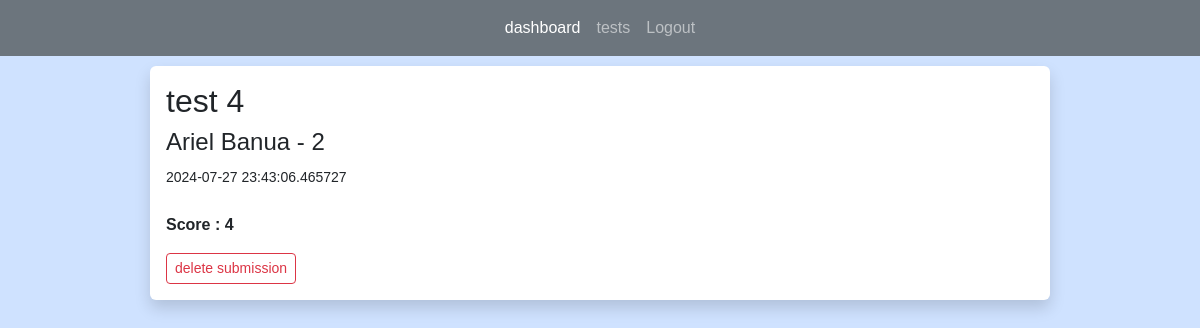
Before: /tests/3/submission/3 (signed in) with the older database file.
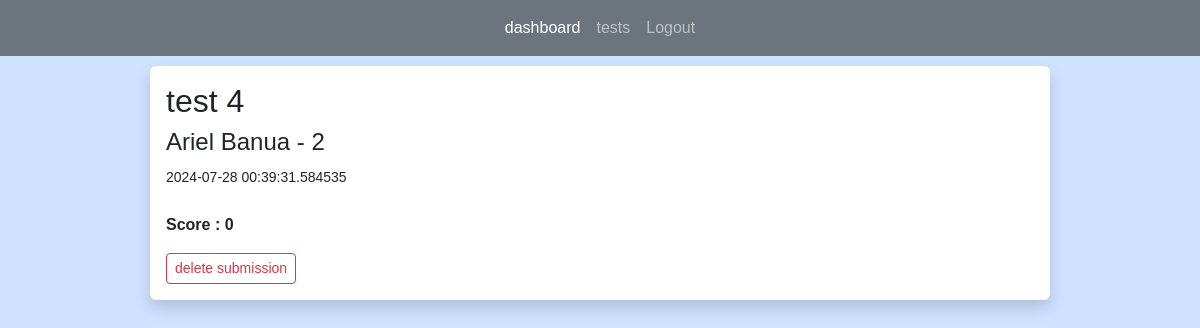
After: the same page with the newer database file.
### app.py (models this page shows)
class Tests(db.Model):
    test_id = db.Column(db.Integer, primary_key=True)
    title = db.Column(db.String(255))
    start_date = db.Column(db.DateTime, nullable = False)
    end_date = db.Column(db.DateTime, nullable = False)
    status = db.Column(db.String(255))
    teacher_id = db.Column(db.Integer, db.ForeignKey('users.id'))
    teacher = db.relationship('Users', backref=db.backref('tests', lazy=True))
    questions = db.relationship("Questions", backref="question_list")
    code = db.Column(db.String(6), unique=True)  # column to store the unique code
    students = db.relationship('Users', secondary='test_students', backref=db.backref('tests_registered', lazy=True))
    submissions = db.relationship('Submission', backref='test_submissions', lazy=True)

class Users(db.Model, UserMixin):
    id = db.Column(db.Integer, primary_key = True)
    name = db.Column(db.String(200), nullable=False)
    email = db.Column(db.String(120), nullable=False, unique =True)
    password = db.Column(db.String(128), nullable=False)
    role = db.Column(db.String(80), nullable=False)
    submissions = db.relationship('Submission', backref='submitted_tests', lazy=True)

class Submission(db.Model):
    submission_id = db.Column(db.Integer, primary_key=True)
    student_id = db.Column(db.Integer, db.ForeignKey('users.id'))
    test_id = db.Column(db.Integer, db.ForeignKey('tests.test_id'))
    submitted_at = db.Column(db.DateTime, default=datetime.now)
    total_points = db.Column(db.Integer)
    student = db.relationship('Users', backref=db.backref('submitter', lazy=True))
    test = db.relationship('Tests', backref=db.backref('submission_test', lazy=True))
    answers = db.relationship('Answers', backref=db.backref('answered_questions', lazy=True), lazy=True)

### app.py (the view)
@app.route('/tests/<int:id>/submission/<int:submission_id>', methods=['GET', 'POST'])
@login_required(role="teacher")
def view_submission(id, submission_id):
    test = Tests.query.get_or_404(id)
    submission = Submission.query.get_or_404(submission_id)
    return render_template("view_submission.html", test = test, submission=submission)

### app.py (called while the page is built)
@login_manager.user_loader
def load_user(user_id):
    return Users.query.get(int(user_id))

def login_required(role="ANY"):
    def wrapper(fn):
        @wraps(fn)
        def decorated_view(*args, **kwargs):
            if not current_user.is_authenticated:
               return login_manager.unauthorized()
            if ( (current_user.role != role) and (role != "ANY")):
                return login_manager.unauthorized()
            return fn(*args, **kwargs)
        return decorated_view
    return wrapper

### templates/view_submission.html (shortened to what this page needs)
{% extends 'index.html' %}
{% block content %}
<div class="shadow p-3 mb-5 bg-body rounded">
	<h2>{{ test.title }}</h2>
    <h4>{{ submission.student.name }} - {{ submission.student_id }}</h4>
	<small>{{ submission.submitted_at }}</small> <br/><br/>
	<p>
		<b> Score : {{ submission.total_points }}</b>
	</p>
    <a class="btn btn-outline-danger btn-sm" data-bs-toggle="modal" data-bs-target="#confirmationModal" >delete submission</a>
</div>
{% endblock %}

### templates/index.html (shortened to what this page needs)
<!DOCTYPE html>
<html lang="en">
<head>
    <link href="https://cdn.jsdelivr.net/npm/bootstrap@5.3.3/dist/css/bootstrap.min.css"
    rel="stylesheet"
>
    <link rel="stylesheet" href="{{url_for('static', filename='main.css') }}">
</head>
<body class= "bg-primary-subtle" >
    {% if current_user.is_authenticated and current_user.role == "teacher" %}
        {% include 'teacher_navbar.html' %}
    {% endif %}
    <div style="margin-top: 10px;margin-bottom: 10px;margin-right: 150px;margin-left: 150px;">
        {% block content %}
        {% endblock %}
</body>
</html>

### templates/teacher_navbar.html (shortened to what this page needs)
    <nav class="navbar navbar-expand-lg navbar-dark bg-secondary">
        <div class="collapse navbar-collapse" id="navbarNavAltMarkup">
            <div class="navbar-nav mx-auto">
            <a class="nav-link active" aria-current="page" href="{{ url_for('teacher_dashboard') }}">dashboard</a>
            <a class="nav-link" href="{{ url_for('tests') }}">tests</a>
            <a class="nav-link" href="{{ url_for('logout') }}">Logout</a>
            </div>
        </div>
    </nav>

### static/main.css (style rules this page uses)
body { font-family: Arial, sans-serif; margin: 0; padding: 0; }
nav a { color: #fff; text-decoration: none; }

Changed rows visible on the page:
changed Submission: submitted_at "2024-07-27 23:43:06.465727" → "2024-07-28 00:39:31.584535"; total_points "4" → "0"
